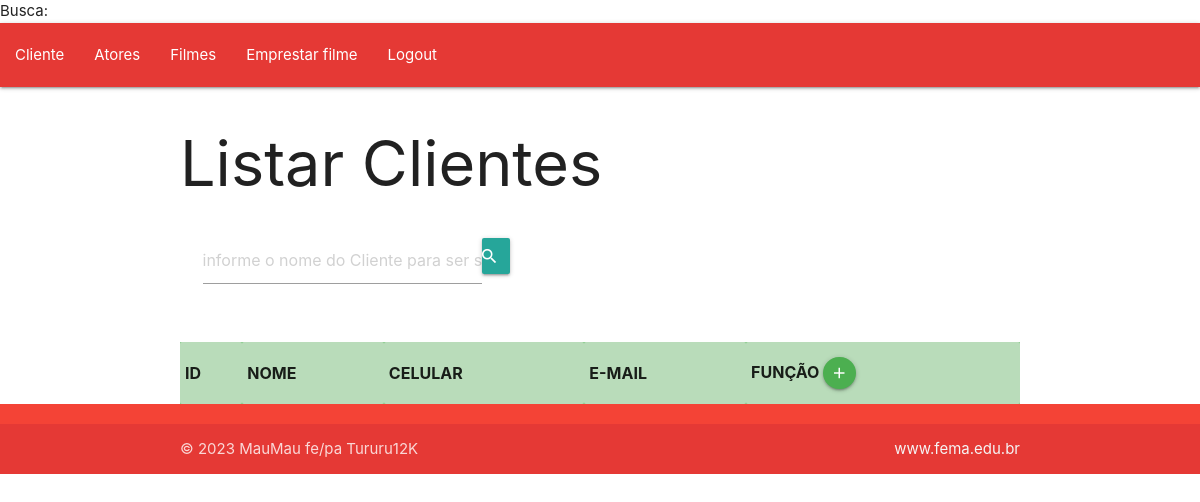
Before: /VIEW/cliente/lstcliente.php (signed in) with the older database file.
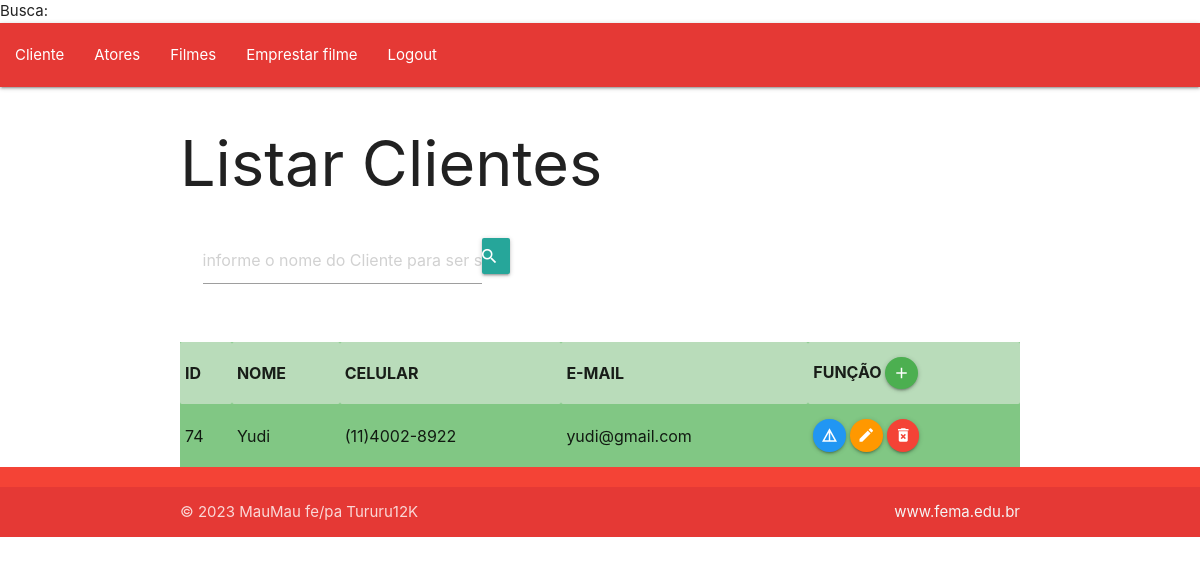
After: the same page with the newer database file.
### tables this page shows
CREATE TABLE `cliente` (
  `id` int(11) NOT NULL,
  `nome` varchar(35) NOT NULL,
  `celular` varchar(15) NOT NULL,
  `email` varchar(80) NOT NULL
);

### DAL/dalCliente.php (called while the page is built, shortened)
<?php
    include_once  'C:\xampp\htdocs\trabalho2bcct2php2023\MODEL\cliente.php';
    class dalCliente {
        public function Select() {
          $con = Conexao::conectar();
          $sql = "select * from cliente;";
          $result = $con->query($sql);
          foreach($result as $linha){
               $cliente = new \MODEL\Cliente();
               $cliente->setId($linha['id']);
               $cliente->setNome($linha['nome']);
               $cliente->setCelular($linha['celular']);
               $cliente->setEmail($linha['email']);
               $lstCliente[]= $cliente;
          }
          return $lstCliente;
        }
    }
?>

### BLL/bllcliente.php (called while the page is built, shortened)
<?php
    include_once 'C:\xampp\htdocs\trabalho2bcct2php2023\DAL\dalCliente.php';
    class bllCliente {
        public function Select (){
            $dal = new  \Dal\dalCliente();
            return $dal->Select();
        }
    }
?>

### MODEL/cliente.php (called while the page is built, shortened)
<?php
   class Cliente{
        private ?int $id;
        private ?string $nome;
        private ?string $celular;
        private ?string $email;
        public function getId() {
            return $this->id;
        }
        public function setId(int $id){
            $this->id = $id;
        }
        public function getNome() {
            return $this->nome;
        }
        public function setNome(string $nome){
            $this->nome = $nome;
        }
        public function getCelular() {
            return $this->celular;
        }
        public function setCelular(string $celular){
            $this->celular = $celular;
        }
        public function getEmail() {
            return $this->email;
        }
        public function setEmail(string $email){
            $this->email = $email;
        }
   }
?>

### VIEW/cliente/lstcliente.php (the view, shortened to what this page needs)
<?php
include_once  'C:\xampp\htdocs\trabalho2bcct2php2023\BLL\bllCliente.php';
if (isset($_GET['busca']))
    $busca = $_GET['busca'];
else $busca = null;
$bll = new \bll\bllCliente();
if ($busca == null)
    $lstcliente = $bll->Select();
else $lstcliente = $bll->SelectNome($busca);
?>
<!DOCTYPE html>
<html lang="pt-br">
<head>
    <link rel="stylesheet" href="https://cdnjs.cloudflare.com/ajax/libs/materialize/1.0.0/css/materialize.min.css">
</head>
<body>
    <?php include_once '../menu.php';?>
    <div class="container">
    <h1>Listar Clientes</h1>
    <div class="row">
            <div class="input-field">
                <form action="../cliente/lstcliente.php" method="GET" id="frmBuscaCliente" class="col s8">
                    <div class="input-field col s8">
                        <input type="text" placeholder="informe o nome do Cliente para ser selicionado" class="form-control col s10" id="txtBusca" name="busca">
                        <button class="btn waves-effect waves-light col m1" type="submit" name="action">
                            <i class="material-icons right">search</i></button>
                    </div>
                </form>
            </div>
        </div>
<table class="striped green lighten-2">
    <tr>
        <th>ID</th>
        <th>NOME</th>
        <th>CELULAR</th>
        <th>E-MAIL</th>
        <th>FUNÇÃO
            <a class="btn-floating btn-small waves-effect waves-light green" onclick="JavaScript:location.href='insecliente.php'">
                <i class="material-icons">add</i>
            </a>
        </th>
    </tr>
    <?php
    if ($lstcliente != null)
        foreach ($lstcliente as $cliente) {
    ?>
        <tr>
            <td><?php echo $cliente->getId(); ?></td>
            <td><?php echo $cliente->getNome(); ?></td>
            <td><?php echo $cliente->getCelular(); ?></td>
            <td><?php echo $cliente->getEmail(); ?></td>
            <td>
                <a class="btn-floating btn-small waves-effect waves-light blue" onclick="JavaScript:location.href='detcliente.php?id=' +
                       <?php echo $cliente->getId(); ?>">
                    <i class="material-icons">details</i>
                </a>
                <a class="btn-floating btn-small waves-effect waves-light orange" onclick="JavaScript:location.href='edtcliente.php?id=' +
                       <?php echo $cliente->getId(); ?>">
                    <i class="material-icons">edit</i>
                </a>
                <a class="btn-floating btn-small waves-effect waves-light red" onclick="JavaScript:remover(<?php echo $cliente->getId(); ?>)">
                    <i class="material-icons">delete_forever</i>
                </a>
            </td>
        </tr>
    <?php
        }
    ?>
</table>
    </div>
    <?php include_once '../footer.php';?>
</body>
</html>

Changed rows visible on the page:
added cliente: id "74", nome "Yudi", celular "(11)4002-8922", email "yudi@gmail.com"
